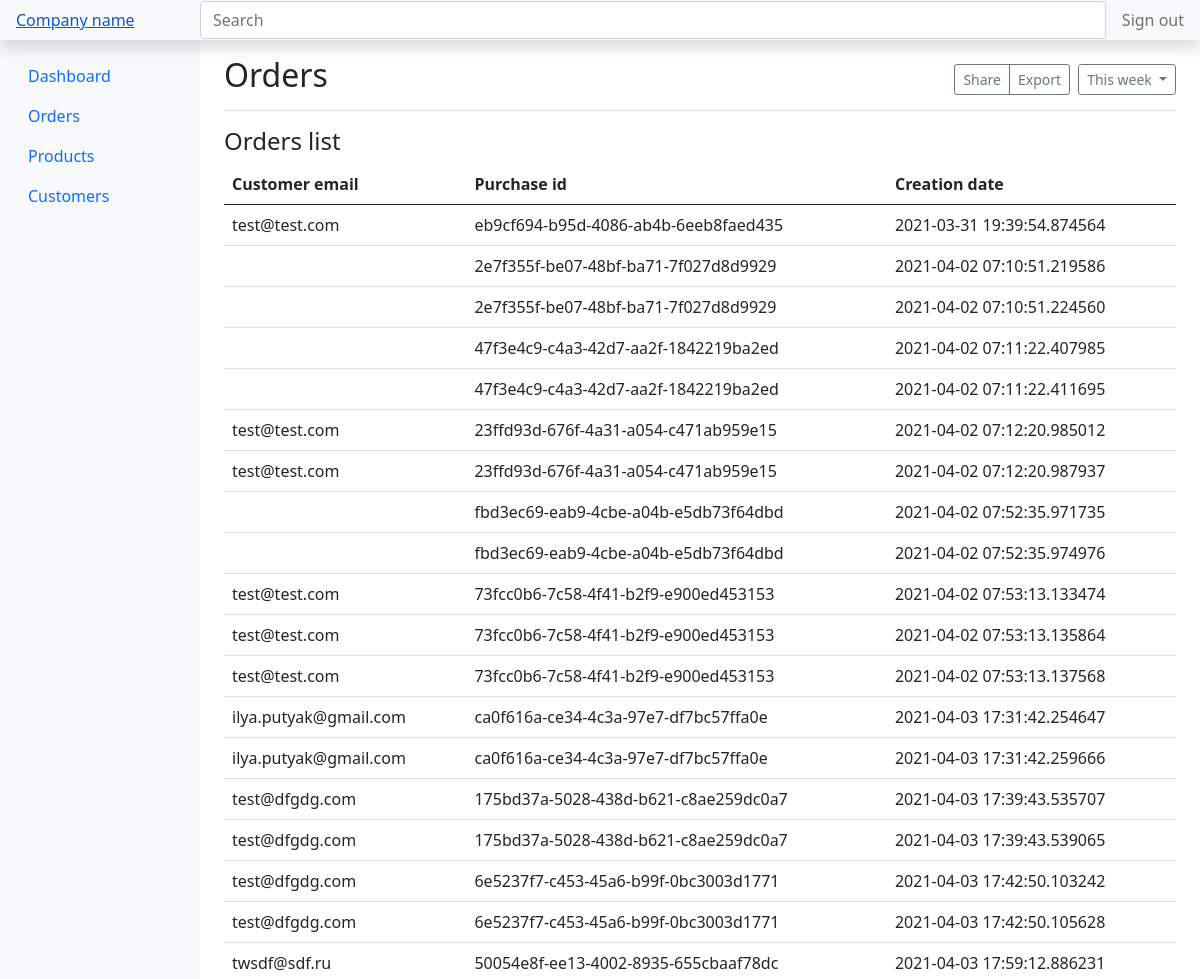
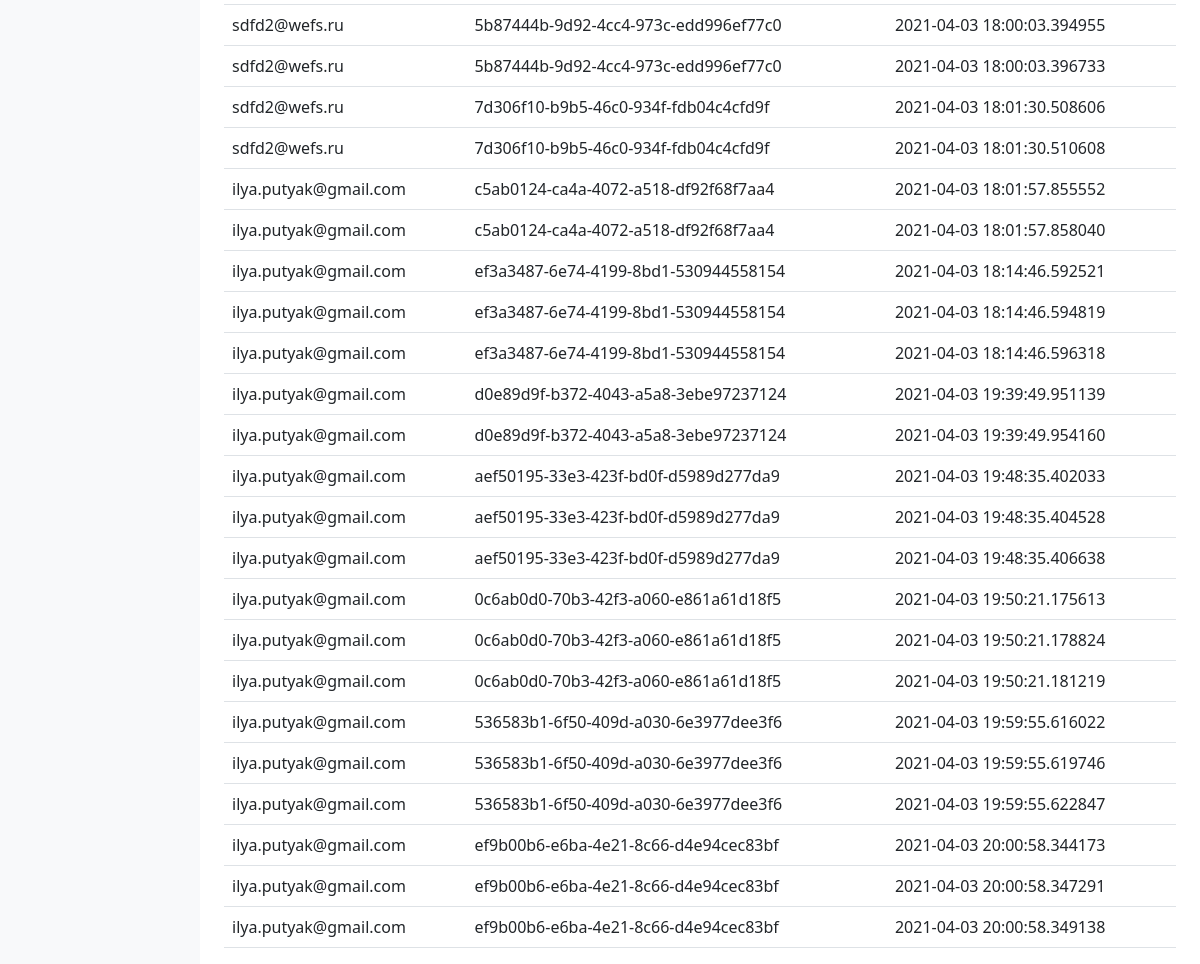
Page /admin/orders on the committed database (2 pictures, top to bottom).
### app.py (models this page shows)
class Purchase(db.Model):
    __tablename__ = 'purchases'
    id = db.Column(db.Integer, primary_key=True)
    customer_email = db.Column(db.String, nullable=False)
    purchase_id = db.Column(db.String, nullable=True)
    product_id = db.Column(db.String, nullable=True)
    product_name = db.Column(db.String, nullable=True)
    product_description = db.Column(db.String, nullable=True)
    price = db.Column(db.Integer, nullable=True)
    count = db.Column(db.Integer, nullable=True)
    cdate = db.Column(db.DateTime, default=datetime.datetime.utcnow)

### app.py (the view)
@app.route('/admin/orders')
def admin_orders():
    query_orders = Purchase.query.all()
    orders = []
    for i in query_orders:
        orders.append(dict(id=i.id, customer_email=i.customer_email, purchase_id=i.purchase_id, product_id=i.product_id, product_name=i.product_name,
                           product_description=i.product_description, price=i.price, count=i.count, cdate=i.cdate))
    sample_query = db.session.query(Purchase.purchase_id).distinct().all()
    unique_purchase_id = [i[0] for i in sample_query]
    order_data = []
    for j in orders:
        for f in unique_purchase_id:
            print (f)
            if f == j['purchase_id']:
                order_data.append(dict(purchase_id=j['purchase_id'], customer_email=j['customer_email'], cdate=j['cdate']))
            else:
                pass
    return render_template('admin_orders.html', orders=order_data)

### templates/admin_orders.html (shortened to what this page needs)
<!doctype html>
<html lang="en">
<head>
    <link href="https://getbootstrap.com/docs/5.0/dist/css/bootstrap.min.css" rel="stylesheet"
>
    <link href="https://getbootstrap.com/docs/5.0/examples/dashboard/dashboard.css" rel="stylesheet">
</head>
<body>
<header class="navbar navbar-light sticky-top bg-light flex-md-nowrap p-0 shadow">
    <a class="navbar navbar-light sticky-top bg-light col-md-3 col-lg-2 me-0 px-3" href="#">Company name</a>
    <input class="form-control form-control-dark w-100" type="text" placeholder="Search" aria-label="Search">
    <ul class="navbar-nav px-3">
        <li class="nav-item text-nowrap">
            <a class="nav-link" href="#">Sign out</a>
        </li>
    </ul>
</header>
<div class="container-fluid">
    <div class="row">
        <nav id="sidebarMenu" class="col-md-3 col-lg-2 d-md-block bg-light sidebar collapse">
            <div class="position-sticky pt-3">
                <ul class="nav flex-column">
                    <li class="nav-item">
                        <a class="nav-link" href="/admin/dashboard">
                            Dashboard
                        </a>
                    </li>
                    <li class="nav-item active">
                        <a class="nav-link active" aria-current="page" href="/admin/orders">
                            Orders
                        </a>
                    </li>
                    <li class="nav-item">
                        <a class="nav-link" href="/admin/products">
                            Products
                        </a>
                    </li>
                    <li class="nav-item">
                        <a class="nav-link" href="/admin/customers">
                            Customers
                        </a>
                    </li>
                </ul>
            </div>
        </nav>
        <main class="col-md-9 ms-sm-auto col-lg-10 px-md-4">
            <div class="d-flex justify-content-between flex-wrap flex-md-nowrap align-items-center pt-3 pb-2 mb-3 border-bottom">
                <h1 class="h2">Orders</h1>
                <div class="btn-toolbar mb-2 mb-md-0">
                    <div class="btn-group me-2">
                        <button type="button" class="btn btn-sm btn-outline-secondary">Share</button>
                        <button type="button" class="btn btn-sm btn-outline-secondary">Export</button>
                    </div>
                    <button type="button" class="btn btn-sm btn-outline-secondary dropdown-toggle">
                        This week
                    </button>
                </div>
            </div>
            <h4>Orders list</h4>
            <div class="table-responsive">
                <table class="table table-hover">
                    <thead>
                    <tr>
                        <th>Customer email</th>
                        <th>Purchase id</th>
                        <th>Creation date</th>
                    </tr>
                    </thead>
                    <tbody>
                    {% for i in orders %}
                    <tr data-toggle="modal" data-target="#{{ i.purchase_id }}">
                        <td>{{ i.customer_email }}</td>
                        <td>{{ i.purchase_id }}</td>
                        <td>{{ i.cdate }}</td>
                    </tr>
                    {% endfor %}
                    </tbody>
                </table>
            </div>
        </main>
    </div>
</div>
</body>
</html>

### rows in the picture
Purchase: customer_email "test@test.com", purchase_id "eb9cf694-b95d-4086-ab4b-6eeb8faed435", cdate "2021-03-31 19:39:54.874564"
Purchase: purchase_id "2e7f355f-be07-48bf-ba71-7f027d8d9929", cdate "2021-04-02 07:10:51.219586"
Purchase: purchase_id "2e7f355f-be07-48bf-ba71-7f027d8d9929", cdate "2021-04-02 07:10:51.224560"
Purchase: purchase_id "47f3e4c9-c4a3-42d7-aa2f-1842219ba2ed", cdate "2021-04-02 07:11:22.407985"
Purchase: purchase_id "47f3e4c9-c4a3-42d7-aa2f-1842219ba2ed", cdate "2021-04-02 07:11:22.411695"
Purchase: customer_email "test@test.com", purchase_id "23ffd93d-676f-4a31-a054-c471ab959e15", cdate "2021-04-02 07:12:20.985012"
Purchase: customer_email "test@test.com", purchase_id "23ffd93d-676f-4a31-a054-c471ab959e15", cdate "2021-04-02 07:12:20.987937"
Purchase: purchase_id "fbd3ec69-eab9-4cbe-a04b-e5db73f64dbd", cdate "2021-04-02 07:52:35.971735"
Purchase: purchase_id "fbd3ec69-eab9-4cbe-a04b-e5db73f64dbd", cdate "2021-04-02 07:52:35.974976"
Purchase: customer_email "test@test.com", purchase_id "73fcc0b6-7c58-4f41-b2f9-e900ed453153", cdate "2021-04-02 07:53:13.133474"
Purchase: customer_email "test@test.com", purchase_id "73fcc0b6-7c58-4f41-b2f9-e900ed453153", cdate "2021-04-02 07:53:13.135864"
Purchase: customer_email "test@test.com", purchase_id "73fcc0b6-7c58-4f41-b2f9-e900ed453153", cdate "2021-04-02 07:53:13.137568"
Purchase: customer_email "ilya.putyak@gmail.com", purchase_id "ca0f616a-ce34-4c3a-97e7-df7bc57ffa0e", cdate "2021-04-03 17:31:42.254647"
Purchase: customer_email "ilya.putyak@gmail.com", purchase_id "ca0f616a-ce34-4c3a-97e7-df7bc57ffa0e", cdate "2021-04-03 17:31:42.259666"
Purchase: customer_email "test@dfgdg.com", purchase_id "175bd37a-5028-438d-b621-c8ae259dc0a7", cdate "2021-04-03 17:39:43.535707"
Purchase: customer_email "test@dfgdg.com", purchase_id "175bd37a-5028-438d-b621-c8ae259dc0a7", cdate "2021-04-03 17:39:43.539065"
Purchase: customer_email "test@dfgdg.com", purchase_id "6e5237f7-c453-45a6-b99f-0bc3003d1771", cdate "2021-04-03 17:42:50.103242"
Purchase: customer_email "test@dfgdg.com", purchase_id "6e5237f7-c453-45a6-b99f-0bc3003d1771", cdate "2021-04-03 17:42:50.105628"
Purchase: customer_email "twsdf@sdf.ru", purchase_id "50054e8f-ee13-4002-8935-655cbaaf78dc", cdate "2021-04-03 17:59:12.886231"
Purchase: customer_email "sdfd2@wefs.ru", purchase_id "5b87444b-9d92-4cc4-973c-edd996ef77c0", cdate "2021-04-03 18:00:03.394955"
Purchase: customer_email "sdfd2@wefs.ru", purchase_id "5b87444b-9d92-4cc4-973c-edd996ef77c0", cdate "2021-04-03 18:00:03.396733"
Purchase: customer_email "sdfd2@wefs.ru", purchase_id "7d306f10-b9b5-46c0-934f-fdb04c4cfd9f", cdate "2021-04-03 18:01:30.508606"
Purchase: customer_email "sdfd2@wefs.ru", purchase_id "7d306f10-b9b5-46c0-934f-fdb04c4cfd9f", cdate "2021-04-03 18:01:30.510608"
Purchase: customer_email "ilya.putyak@gmail.com", purchase_id "c5ab0124-ca4a-4072-a518-df92f68f7aa4", cdate "2021-04-03 18:01:57.855552"
Purchase: customer_email "ilya.putyak@gmail.com", purchase_id "c5ab0124-ca4a-4072-a518-df92f68f7aa4", cdate "2021-04-03 18:01:57.858040"
Purchase: customer_email "ilya.putyak@gmail.com", purchase_id "ef3a3487-6e74-4199-8bd1-530944558154", cdate "2021-04-03 18:14:46.592521"
Purchase: customer_email "ilya.putyak@gmail.com", purchase_id "ef3a3487-6e74-4199-8bd1-530944558154", cdate "2021-04-03 18:14:46.594819"
Purchase: customer_email "ilya.putyak@gmail.com", purchase_id "ef3a3487-6e74-4199-8bd1-530944558154", cdate "2021-04-03 18:14:46.596318"
Purchase: customer_email "ilya.putyak@gmail.com", purchase_id "d0e89d9f-b372-4043-a5a8-3ebe97237124", cdate "2021-04-03 19:39:49.951139"
Purchase: customer_email "ilya.putyak@gmail.com", purchase_id "d0e89d9f-b372-4043-a5a8-3ebe97237124", cdate "2021-04-03 19:39:49.954160"
Purchase: customer_email "ilya.putyak@gmail.com", purchase_id "aef50195-33e3-423f-bd0f-d5989d277da9", cdate "2021-04-03 19:48:35.402033"
Purchase: customer_email "ilya.putyak@gmail.com", purchase_id "aef50195-33e3-423f-bd0f-d5989d277da9", cdate "2021-04-03 19:48:35.404528"
Purchase: customer_email "ilya.putyak@gmail.com", purchase_id "aef50195-33e3-423f-bd0f-d5989d277da9", cdate "2021-04-03 19:48:35.406638"
Purchase: customer_email "ilya.putyak@gmail.com", purchase_id "0c6ab0d0-70b3-42f3-a060-e861a61d18f5", cdate "2021-04-03 19:50:21.175613"
Purchase: customer_email "ilya.putyak@gmail.com", purchase_id "0c6ab0d0-70b3-42f3-a060-e861a61d18f5", cdate "2021-04-03 19:50:21.178824"
Purchase: customer_email "ilya.putyak@gmail.com", purchase_id "0c6ab0d0-70b3-42f3-a060-e861a61d18f5", cdate "2021-04-03 19:50:21.181219"
Purchase: customer_email "ilya.putyak@gmail.com", purchase_id "536583b1-6f50-409d-a030-6e3977dee3f6", cdate "2021-04-03 19:59:55.616022"
Purchase: customer_email "ilya.putyak@gmail.com", purchase_id "536583b1-6f50-409d-a030-6e3977dee3f6", cdate "2021-04-03 19:59:55.619746"
Purchase: customer_email "ilya.putyak@gmail.com", purchase_id "536583b1-6f50-409d-a030-6e3977dee3f6", cdate "2021-04-03 19:59:55.622847"
Purchase: customer_email "ilya.putyak@gmail.com", purchase_id "ef9b00b6-e6ba-4e21-8c66-d4e94cec83bf", cdate "2021-04-03 20:00:58.344173"
Purchase: customer_email "ilya.putyak@gmail.com", purchase_id "ef9b00b6-e6ba-4e21-8c66-d4e94cec83bf", cdate "2021-04-03 20:00:58.347291"
Purchase: customer_email "ilya.putyak@gmail.com", purchase_id "ef9b00b6-e6ba-4e21-8c66-d4e94cec83bf", cdate "2021-04-03 20:00:58.349138"
